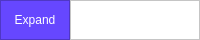
     <widget class="QFrame" name="top_bar">
      <property name="maximumSize">
       <size>
        <width>1000</width>
        <height>40</height>
       </size>
      </property>
      <property name="styleSheet">
       <string notr="true">background-color:rgb(63, 112, 138)</string>
      </property>
      <property name="frameShape">
       <enum>QFrame::NoFrame</enum>
      </property>
      <property name="frameShadow">
       <enum>QFrame::Raised</enum>
      </property>
      <layout class="QHBoxLayout" name="horizontalLayout">
       <property name="spacing">
        <number>0</number>
       </property>
       <property name="leftMargin">
        <number>0</number>
       </property>
       <property name="topMargin">
        <number>0</number>
       </property>
       <property name="rightMargin">
        <number>0</number>
       </property>
       <property name="bottomMargin">
        <number>0</number>
       </property>
       <item>
        <widget class="QFrame" name="frame_toggle">
         <property name="maximumSize">
          <size>
           <width>70</width>
           <height>40</height>
          </size>
         </property>
         <property name="styleSheet">
          <string notr="true">background-color: rgb(102, 71, 255)</string>
         </property>
         <property name="frameShape">
          <enum>QFrame::StyledPanel</enum>
         </property>
         <property name="frameShadow">
          <enum>QFrame::Raised</enum>
         </property>
         <layout class="QVBoxLayout" name="verticalLayout_2">
          <property name="spacing">
           <number>0</number>
          </property>
          <property name="leftMargin">
           <number>0</number>
          </property>
          <property name="topMargin">
           <number>0</number>
          </property>
          <property name="rightMargin">
           <number>0</number>
          </property>
          <property name="bottomMargin">
           <number>0</number>
          </property>
          <item>
           <widget class="QPushButton" name="btn_toggle">
            <property name="sizePolicy">
             <sizepolicy hsizetype="Expanding" vsizetype="Expanding">
              <horstretch>0</horstretch>
              <verstretch>0</verstretch>
             </sizepolicy>
            </property>
            <property name="styleSheet">
             <string notr="true">color: rgb(255, 255, 255);
border: 0px solid;</string>
            </property>
            <property name="text">
             <string>Expand</string>
            </property>
           </widget>
          </item>
         </layout>
        </widget>
       </item>
       <item>
        <widget class="QFrame" name="frame_top">
         <property name="styleSheet">
          <string notr="true">background-color: rgb(255, 255, 255);</string>
         </property>
         <property name="frameShape">
          <enum>QFrame::StyledPanel</enum>
         </property>
         <property name="frameShadow">
          <enum>QFrame::Raised</enum>
         </property>
        </widget>
       </item>
      </layout>
     </widget>
